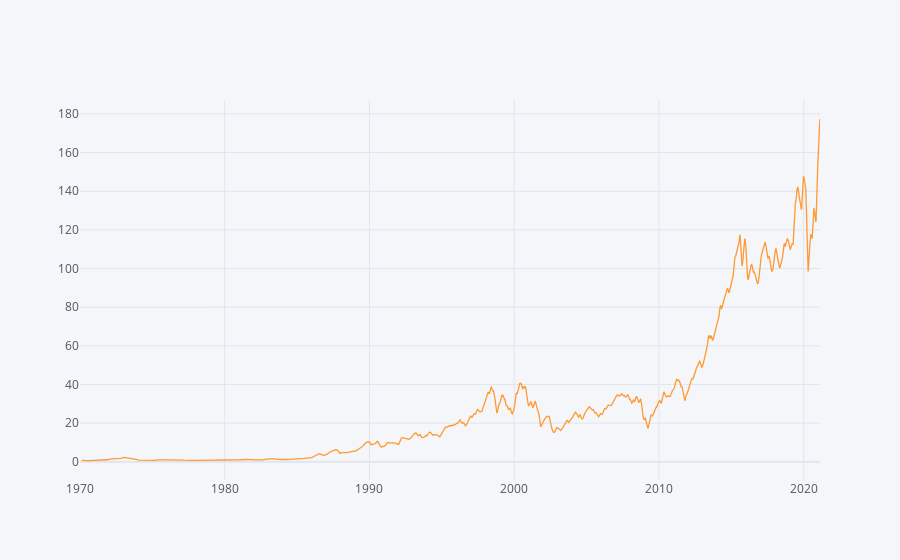

The code cell stored with this chart in its notebook:
### Markdown cell above
As we can see with the period average patterns above, the trends are consistent with each other.

Next, we create a rolling mean window every 30 days for stock closing price. We can see below that the trends seems very consistent with one another.

### Code cell
dis['Close'].rolling(window=30).mean().iplot()

### Figure 1 — Plotly figure (JSON) as saved in the notebook; plotly's stock layout.template omitted (floating-point values rounded to 4 significant figures; data arrays with more than 128 entries replaced by an {"elided": "..."} marker saying what was removed)
{"data": [{"line": {"color": "rgba(255, 153, 51, 1.0)", "dash": "solid", "shape": "linear", "width": 1.3}, "mode": "lines", "name": "Close", "text": "", "type": "scatter", "x": {"elided": "12896 str values"}, "y": {"elided": "12896 mixed values"}}], "layout": {"legend": {"bgcolor": "#F5F6F9", "font": {"color": "#4D5663"}}, "paper_bgcolor": "#F5F6F9", "plot_bgcolor": "#F5F6F9", "title": {"font": {"color": "#4D5663"}}, "xaxis": {"gridcolor": "#E1E5ED", "showgrid": true, "tickfont": {"color": "#4D5663"}, "title": {"font": {"color": "#4D5663"}, "text": ""}, "zerolinecolor": "#E1E5ED"}, "yaxis": {"gridcolor": "#E1E5ED", "showgrid": true, "tickfont": {"color": "#4D5663"}, "title": {"font": {"color": "#4D5663"}, "text": ""}, "zerolinecolor": "#E1E5ED"}}}
